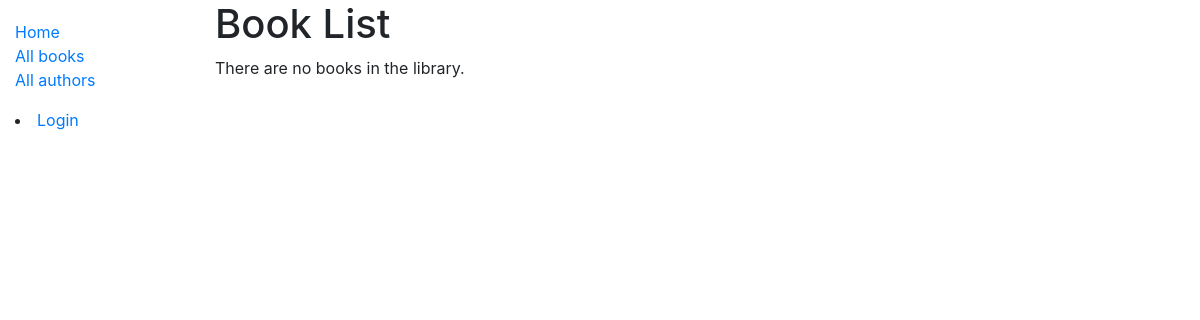
Before: /catalog/books/ with the older database file.
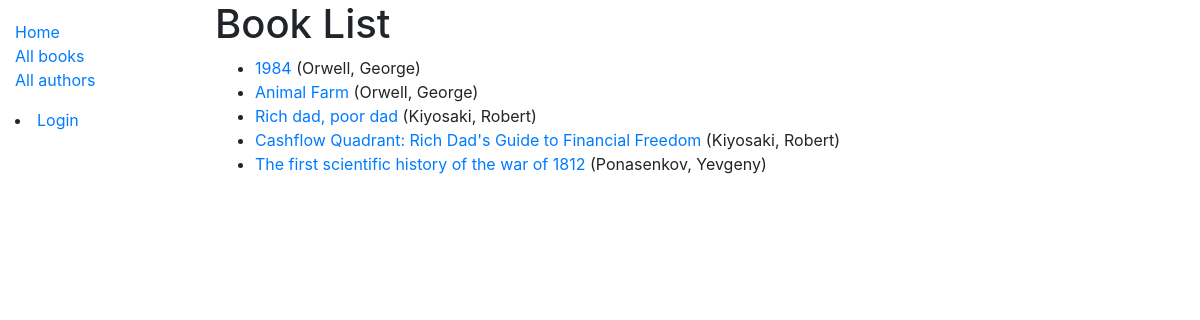
After: the same page with the newer database file.
### catalog/models.py (models this page shows, shortened)
class Book(models.Model):
    title = models.CharField(max_length=200)
    author = models.ForeignKey('Author', on_delete=models.SET_NULL, null=True)
    language = models.ForeignKey('Language', on_delete=models.SET_NULL, null=True)
    summary = models.TextField(max_length=1000, help_text='Enter a brief description of the book')
    isbn = models.CharField(
        'ISBN',
        max_length=13,
        help_text='13 Character <a href="https://www.isbn-international.org/content/what-isbn">ISBN number</a>'
    )
    def display_genre(self):
        """Create a string for the Genre. This is required to display genre in Admin."""
        return ', '.join(genre.name for genre in self.genre.all()[:3])
    display_genre.short_description = 'Genre'
    genre = models.ManyToManyField(Genre, help_text='Select a genre for this book')
    def get_absolute_url(self):
        return reverse('book-detail', args=[str(self.id)])

class Author(models.Model):
    first_name = models.CharField(max_length=100)
    last_name = models.CharField(max_length=100)
    date_of_birth = models.DateField(null=True, blank=True)
    date_of_death = models.DateField('Died', null=True, blank=True)
    class Meta:
        ordering = ['last_name', 'first_name']
    def __str__(self):
        return f'{self.last_name}, {self.first_name}'

### catalog/views.py (the view)
# urls.py: path('books/', views.BookListView.as_view(), name='books'),
class BookListView(generic.ListView):
    model = Book
    paginate_by = 10

### catalog/templates/catalog/book_list.html
{% extends "base_generic.html" %}
{% block content %}
  <h1>Book List</h1>
  {% if book_list %}
  <ul>
    {% for book in book_list %}
      <li>
        <a href="{{ book.get_absolute_url }}">{{ book.title }}</a> ({{book.author}})
      </li>
    {% endfor %}
  </ul>
  {% else %}
    <p>There are no books in the library.</p>
  {% endif %}
{% endblock %}

### catalog/templates/base_generic.html (shortened to what this page needs)
<!DOCTYPE html>
<html lang="en">
<head>
  <link href="https://stackpath.bootstrapcdn.com/bootstrap/4.1.3/css/bootstrap.min.css"
 rel="stylesheet">
  {% load static %}
  <link rel="stylesheet" href="{% static 'css/styles.css' %}">
</head>
<body>
  <div class="container-fluid">
    <div class="row">
      <div class="col-sm-2">
      {% block sidebar %}
        <ul class="sidebar-nav">
          <li><a href="{% url 'index' %}">Home</a></li>
          <li><a href="{% url 'books' %}">All books</a></li>
          <li><a href="{% url 'authors' %}">All authors</a></li>
        </ul>
        {% if user.is_authenticated %}
          <li>User: {{ user.get_username }}</li>
          <li><a href="{% url 'my-borrowed' %}">My Borrowed</a></li>
          <li><a href="{% url 'logout'%}?next={{request.path}}">Logout</a></li>
        {% else %}
          <li><a href="{% url 'login'%}?next={{request.path}}">Login</a></li>
        {% endif %}
     {% endblock %}
      </div>
      <div class="col-sm-10 ">{% block content %}{% endblock %}
      </div>
    </div>
  </div>
</body>
</html>

### catalog/static/css/styles.css (style rules this page uses)
.sidebar-nav { margin-top: 20px; padding: 0; list-style: none; }

Changed rows visible on the page:
added Book: title "1984", author "Orwell, George"
added Book: title "Animal Farm", author "Orwell, George"
added Book: title "Rich dad, poor dad", author "Kiyosaki, Robert"
added Book: title "Cashflow Quadrant: Rich Dad's Guide to Financial Freedom", author "Kiyosaki, Robert"
added Book: title "The first scientific history of the war of 1812", author "Ponasenkov, Yevgeny"
Other visible differences:
text no longer shown: "There are no books in the library."
